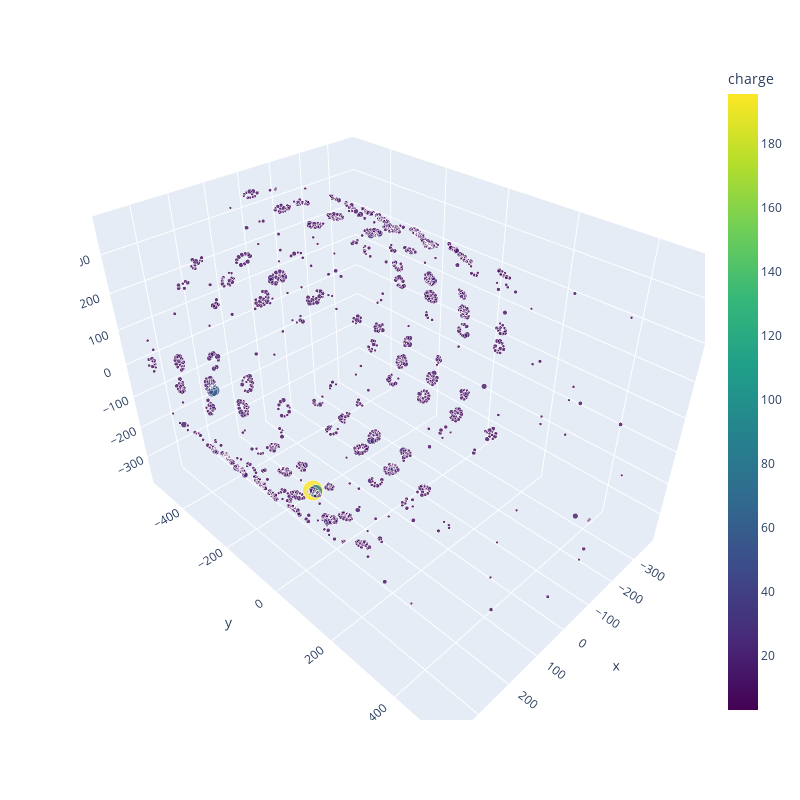

The cell this chart's notebook holds for it:
### Code cell
# Hits de alta energia, al parecer los de alta energía son aquellos que forman el anillo
event_he = event[event['charge'] > 3]
fig = px.scatter_3d(event_he, x='x', y='y', z='z',
              color='charge', width=800, height=800, opacity=.8, size='charge', color_continuous_scale='Viridis')
fig.show()

### Figure 1 — Plotly figure (JSON) as saved in the notebook; plotly's stock layout.template omitted (floating-point values rounded to 4 significant figures; data arrays with more than 128 entries replaced by an {"elided": "..."} marker saying what was removed)
{"data": [{"hovertemplate": "x=%{x}<br>y=%{y}<br>z=%{z}<br>charge=%{marker.color}<extra></extra>", "legendgroup": "", "marker": {"color": {"elided": "1262 float values"}, "coloraxis": "coloraxis", "opacity": 0.8, "size": {"elided": "1262 float values"}, "sizemode": "area", "sizeref": 0.4889, "symbol": "circle"}, "mode": "markers", "name": "", "scene": "scene", "showlegend": false, "type": "scatter3d", "x": {"elided": "1262 float values"}, "y": {"elided": "1262 float values"}, "z": {"elided": "1262 float values"}}], "layout": {"coloraxis": {"colorbar": {"title": {"text": "charge"}}, "colorscale": [[0, "#440154"], [0.1111, "#482878"], [0.2222, "#3e4989"], [0.3333, "#31688e"], [0.4444, "#26828e"], [0.5556, "#1f9e89"], [0.6667, "#35b779"], [0.7778, "#6ece58"], [0.8889, "#b5de2b"], [1, "#fde725"]]}, "height": 800, "legend": {"itemsizing": "constant", "tracegroupgap": 0}, "margin": {"t": 60}, "scene": {"domain": {"x": [0, 1], "y": [0, 1]}, "xaxis": {"title": {"text": "x"}}, "yaxis": {"title": {"text": "y"}}, "zaxis": {"title": {"text": "z"}}}, "width": 800}}
